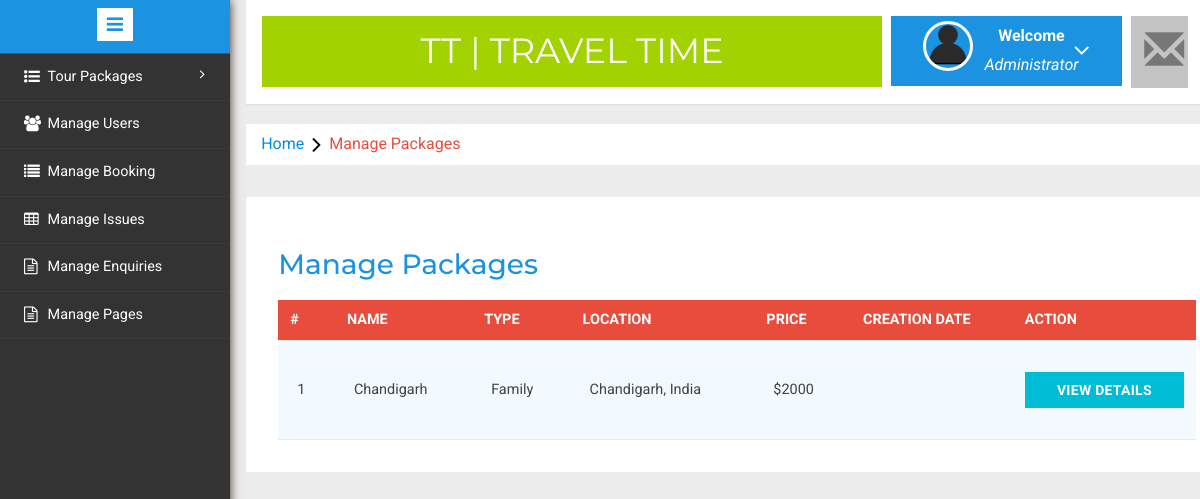
Page /admin/manage-packages.php (signed in) on the committed database.
### tables this page shows
CREATE TABLE IF NOT EXISTS `tbltourpackages` (
  `PackageId` int(10) NOT NULL AUTO_INCREMENT,
  `PackageName` varchar(100) NOT NULL,
  `PackageType` varchar(100) NOT NULL,
  `PackageLocation` varchar(100) NOT NULL,
  `PackagePrice` varchar(100) NOT NULL,
  `PackageFetures` varchar(100) NOT NULL,
  `PackageDetails` varchar(100) NOT NULL,
  `PackageImage` varchar(100) NOT NULL,
  PRIMARY KEY (`PackageId`)
);

### admin/manage-packages.php (the view, shortened to what this page needs)
<?php
if(strlen($_SESSION['alogin'])==0)
	{
header('location:index.php');
}
else{
	?>
<!DOCTYPE HTML>
<html>
<head>
<link href="css/bootstrap.min.css" rel='stylesheet' type='text/css' />
<link href="css/style.css" rel='stylesheet' type='text/css' />
<link rel="stylesheet" href="css/morris.css" type="text/css"/>
<link href="css/font-awesome.css" rel="stylesheet">
<link rel="stylesheet" type="text/css" href="css/table-style.css" />
<link rel="stylesheet" type="text/css" href="css/basictable.css" />
<link rel="stylesheet" href="css/icon-font.min.css" type='text/css' />
</head>
<body>
   <div class="page-container">
<div class="left-content">
	   <div class="mother-grid-inner">
				<?php include('includes/header.php');?>
				</div>
<ol class="breadcrumb">
                <li class="breadcrumb-item"><a   href="dashboard.php">Home</a><i class="fa fa-angle-right"></i>Manage Packages</li>
            </ol>
<div class="agile-grids">
				<div class="agile-tables">
					<div class="w3l-table-info">
					  <h2>Manage Packages</h2>
					    <table id="table">
						<thead>
						  <tr>
						  <th>#</th>
							<th >Name</th>
							<th>Type</th>
							<th>Location</th>
							<th>Price</th>
							<th>Creation Date</th>
							<th>Action</th>
						  </tr>
						</thead>
						<tbody>
<?php $sql = "SELECT * from tbltourpackages";
$query = $dbh -> prepare($sql);
$query->execute();
$results=$query->fetchAll(PDO::FETCH_OBJ);
$cnt=1;
if($query->rowCount() > 0)
{
foreach($results as $result)
{				?>
						  <tr>
							<td><?php echo htmlentities($cnt);?></td>
							<td><?php echo htmlentities($result->PackageName);?></td>
							<td><?php echo htmlentities($result->PackageType);?></td>
							<td><?php echo htmlentities($result->PackageLocation);?></td>
							<td>$<?php echo htmlentities($result->PackagePrice);?></td>
							<td><?php echo htmlentities($result->Creationdate);?></td>
							<td><a href="update-package.php?pid=<?php echo htmlentities($result->PackageId);?>"><button type="button" class="btn btn-primary btn-block">View Details</button></a></td>
						  </tr>
						 <?php $cnt=$cnt+1;} }?>
						</tbody>
					  </table>
					</div>
			</div>
</div>
</div>
						<?php include('includes/sidebarmenu.php');?>
							</div>
</body>
</html>
<?php } ?>

### admin/css/table-style.css (style rules this page uses)
table { background: white; border-collapse: collapse; margin: 1.25em 0 0; width: 100%; }
table tr, table th, table td { border: none; border-bottom: 1px solid #e8e8e8; font-size: .95em; }
table th, table td { padding: 10px 12px; text-align: left; }
table th { background: #e74c3c; color: #fff; text-transform: uppercase; }
table tr td { background: #f3faff; color: #424242; }
table { width: 100%; }

### rows in the picture
tbltourpackages: PackageName "Chandigarh", PackageType "Family", PackageLocation "Chandigarh, India", PackagePrice "2000"
